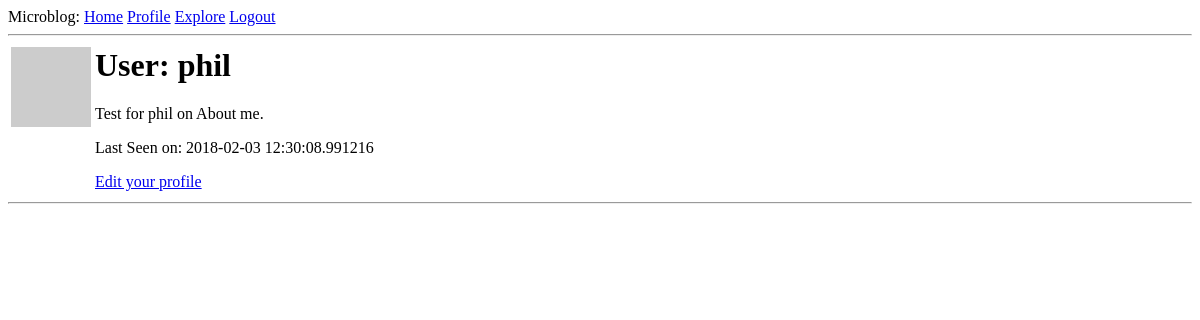
Before: /user/phil (signed in) with the older database file.
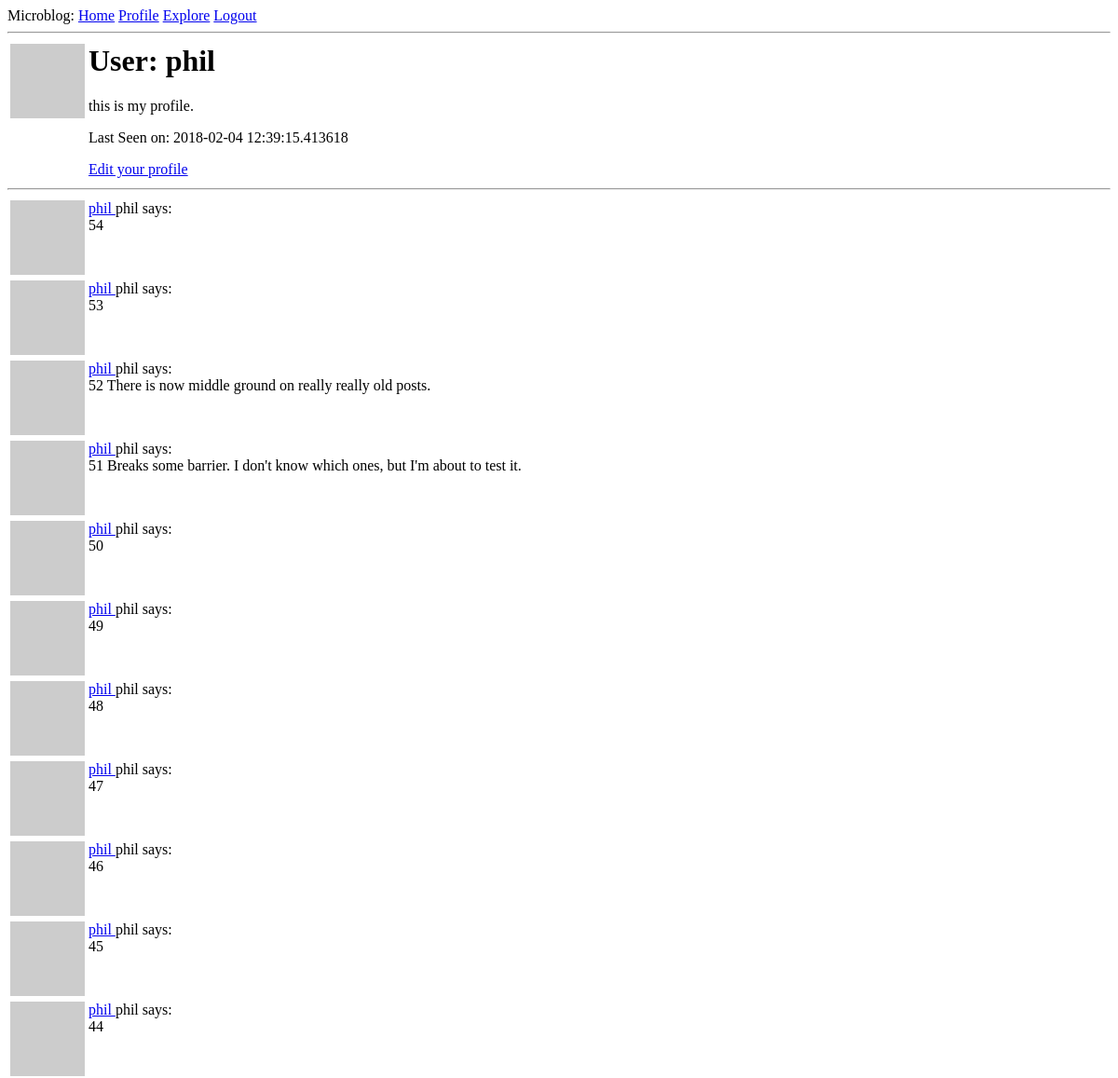
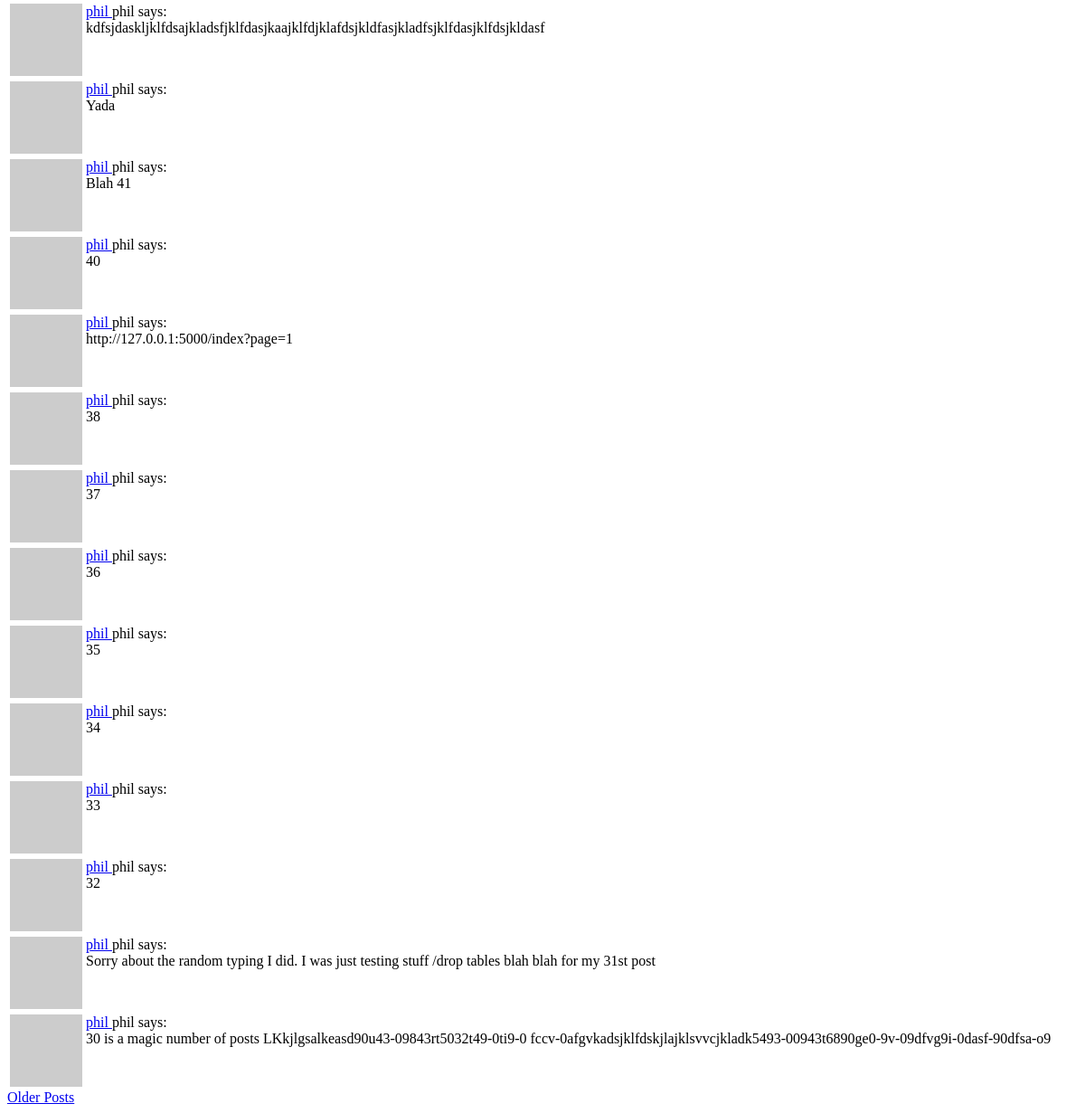
After: the same page with the newer database file (2 pictures, top to bottom).
### app/models.py (models this page shows, shortened)
class User(UserMixin, db.Model):
    id = db.Column(db.Integer, primary_key=True)
    username = db.Column(db.String(64), index=True, unique=True)
    email = db.Column(db.String(120), index=True, unique=True)
    password_hash = db.Column(db.String(128))
    posts = db.relationship('Post', backref='author', lazy='dynamic')
    about_me = db.Column(db.String(140))
    last_seen = db.Column(db.DateTime, default=datetime.utcnow)
    followed = db.relationship(
        'User', secondary=followers,
        primaryjoin=(followers.c.follower_id == id),
        secondaryjoin=(followers.c.followed_id == id),
        backref=db.backref('followers', lazy='dynamic'), lazy='dynamic')
    def avatar(self, size):
        digest = md5(self.email.lower().encode('utf-8')).hexdigest()
        return 'https://www.gravatar.com/avatar/{}?d=identicon&s={}'.format(
            digest, size)

class Post(db.Model):
    id = db.Column(db.Integer, primary_key=True)
    body = db.Column(db.String(140))
    timestamp = db.Column(db.DateTime, index=True, default=datetime.utcnow)
    user_id = db.Column(db.Integer, db.ForeignKey('user.id'))

### app/routes.py (the view)
@app.route('/user/<username>')
@login_required
def user(username):
    user = User.query.filter_by(username=username).first_or_404()
    page = request.args.get('page', 1, type=int)
    posts = user.posts.order_by(Post.timestamp.desc()).paginate(
        page, app.config['POSTS_PER_PAGE'], False)
    next_url = url_for('user', username=user.username, page=posts.next_num) \
        if posts.has_next else None
    prev_url = url_for('user', username=user.username, page=posts.prev_num) \
        if posts.has_prev else None
    return render_template('user.html', user=user, posts=posts.items,
                           next_url=next_url, prev_url=prev_url)

### app/models.py (called while the page is built)
@login.user_loader
def load_user(id):
    return User.query.get(int(id))

### app/routes.py (called while the page is built)
@app.before_request
def before_request():
    if current_user.is_authenticated:
        current_user.last_seen = datetime.utcnow()
        db.session.commit()

### app/templates/user.html (shortened to what this page needs)
{% extends "base.html" %}
{% block content %}
    <table>
        <tr valign="top">
            <td><img src="{{ user.avatar(128) }}"></td>
            <td>
                <h1> User: {{ user.username }}</h1>
                {% if user.about_me %}<p>{{ user.about_me }}</p>{% endif %}
                {% if user.last_seen %}<p>Last Seen on: {{ user.last_seen }}</p>{% endif %}
                {% if user == current_user %}
                <p><a href="{{ url_for('edit_profile') }}">Edit your profile</a></p>
                {% elif not current_user.is_following(user) %}
                <p><a href="{{ url_for('follow', username=user.username) }}">Follow</a></p>
                {% else %}
                <p><a href="{{ url_for('unfollow', username=user.username) }}">Unfollow</a></p>
                {% endif %}
            </td>
        </tr>
    </table>
    <hr>
    {% for post in posts %}
        {% include '_post.html' %}
    {% endfor %}
    {% if next_url %}
    <a href="{{ next_url }}">Older Posts</a>
    {% endif %}
{% endblock %}

### app/templates/base.html (shortened to what this page needs)
<html>
    <head>
    </head>
    <body>
       <div>Microblog:
        <a href="{{ url_for('index') }}">Home</a>
        {% if current_user.is_anonymous %}
        <a href="{{ url_for('login') }}">Login</a>
        {% else %}
        <a href="{{ url_for('user', username=current_user.username) }}">Profile</a>
        <a href="{{ url_for('explore') }}">Explore</a>
        <a href="{{ url_for('logout') }}">Logout</a>
        {% endif %}
       </div>
       <hr>
        {% block content %}{% endblock %}
    </body>
</html>

### app/templates/_post.html
<table>
    <tr valign="top">
        <td><img src="{{ post.author.avatar(36) }}"></td>
        <td>
            <a href="{{ url_for('user', username=post.author.username) }}">
                {{ post.author.username }}
            </a>
            {{ post.author.username }}
            says:<br>{{ post.body }}
        </td>
    </tr>
</table>

Changed rows visible on the page:
changed User "phil": about_me "Test for phil on About me." → "this is my profile."; last_seen "2018-02-03 12:30:08.991216" → "2018-02-04 12:39:15.413618"
added Post: author.username "phil", body "54"
added Post: author.username "phil", body "53"
added Post: author.username "phil", body "52 There is now middle ground on really really old posts."
added Post: author.username "phil", body "51 Breaks some barrier. I don't know which ones, but I'm about to test it."
added Post: author.username "phil", body "50"
added Post: author.username "phil", body "49"
added Post: author.username "phil", body "48"
added Post: author.username "phil", body "47"
added Post: author.username "phil", body "46"
added Post: author.username "phil", body "45"
added Post: author.username "phil", body "44"
added Post: author.username "phil", body "kdfsjdaskljklfdsajkladsfjklfdasjkaajklfdjklafdsjkldfasjkladfsjklfdasjklfdsjkldasf"
added Post: author.username "phil", body "Yada"
added Post: author.username "phil", body "Blah 41"
added Post: author.username "phil", body "40"
added Post: author.username "phil", body "http://127.0.0.1:5000/index?page=1"
added Post: author.username "phil", body "38"
added Post: author.username "phil", body "37"
added Post: author.username "phil", body "36"
added Post: author.username "phil", body "35"
added Post: author.username "phil", body "34"
added Post: author.username "phil", body "33"
added Post: author.username "phil", body "32"
added Post: author.username "phil", body "Sorry about the random typing I did. I was just testing stuff /drop tables blah blah for my 31st post"
added Post: author.username "phil", body "30 is a magic number of posts LKkjlgsalkeasd90u43-09843rt5032t49-0ti9-0 fccv-0afgvkadsjklfdskjlajklsvvcjkladk5493-00943t6890ge0-9v-09dfvg9i-0dasf-90dfsa-o9"
Other visible differences:
text now shown: "Older Posts"
